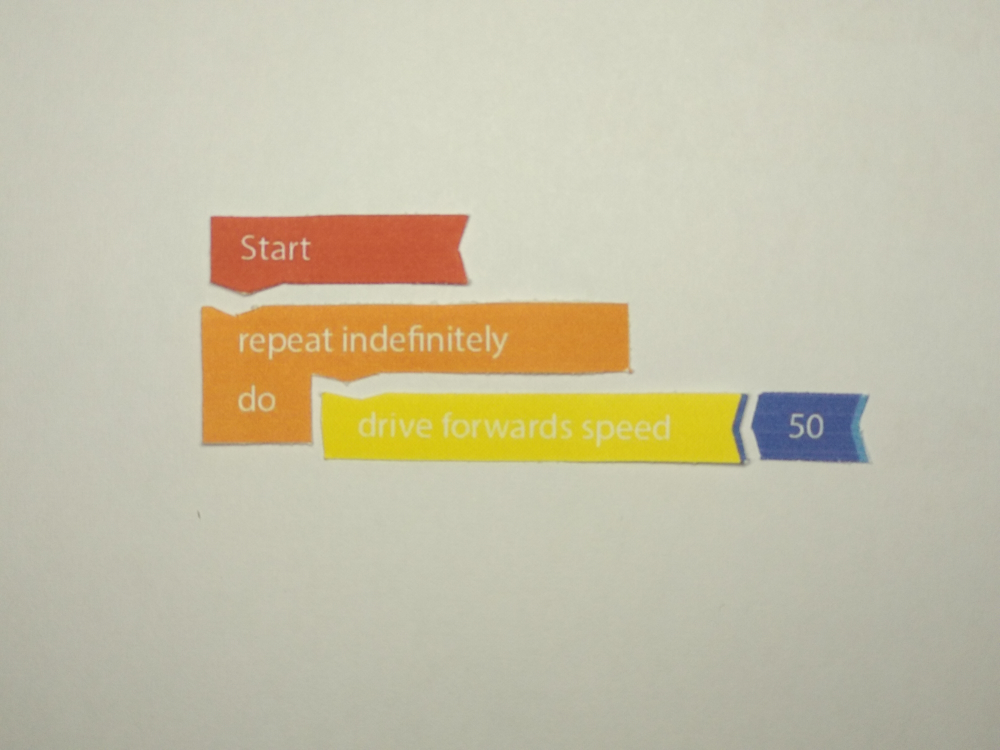
#> input picture test_images/new.jpg, 4000 x 3000 px (shown at 1/4 size)
$ jupyter execute --allow-errors new_blocks_testing.ipynb
#> lines starting #> are read from the running program, lines starting #| are printed output that depends on the picture; after the words box and inside, x2 and y2 are one past the last pixel; in counts of white or black regions, pixels touching at a corner belong together
[cell 1]
import numpy as np
import matplotlib.pyplot as plt
import cv2 as cv
import pytesseract
import os
from PIL import Image
from scipy.ndimage import label
from scipy.ndimage import binary_closing


A = np.array(Image.open('test_images/new.jpg'))
#> A is the input picture: shape (3000, 4000, 3); mean R, G, B 197.4, 191.4, 166.5
A = cv.resize(A, dsize=(800, 600), interpolation=cv.INTER_CUBIC)
#> A: shape (600, 800, 3)
A_gray = cv.cvtColor(A, cv.COLOR_BGR2GRAY)
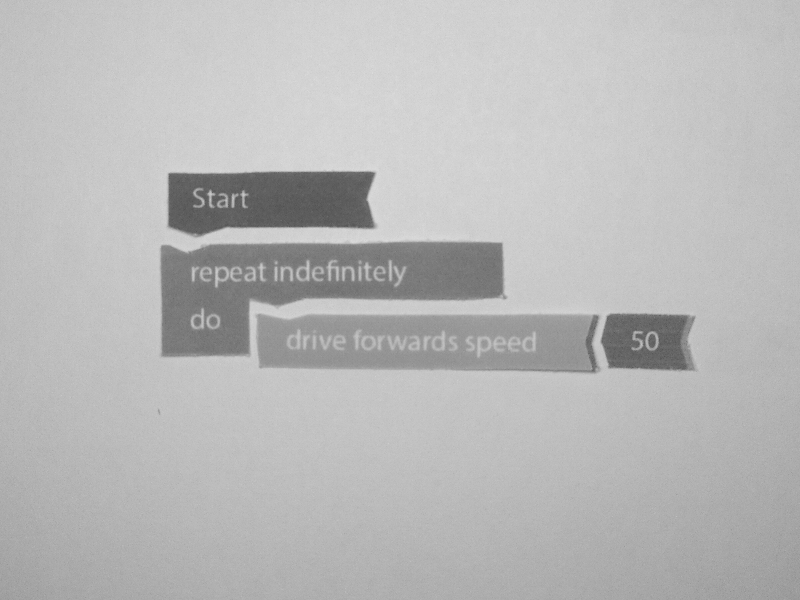
#> A_gray: shape (600, 800); min 81, max 222, mean 184.8
plt.imshow(A_gray)
plt.show()

[cell 2]
ret, A_bin = cv.threshold(A_gray,0,255,cv.THRESH_BINARY+cv.THRESH_OTSU)
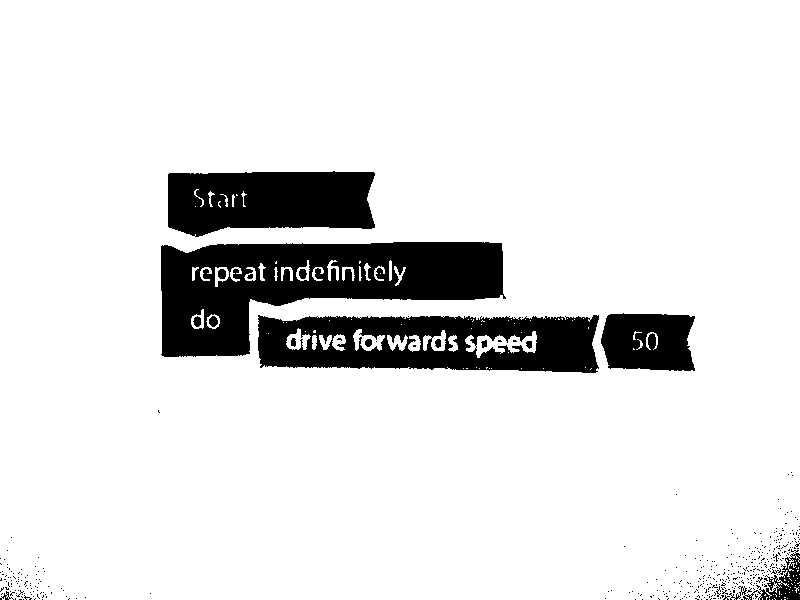
#> A_bin: shape (600, 800); 88.5% white; 425 black regions (409 under 20 px), largest, box (x1, y1, x2, y2) and area: (161, 242, 506, 357) 22168, (258, 315, 599, 373) 14563, (168, 171, 375, 237) 11326
#> ret = 159
A_bin = np.invert(A_bin)
plt.figure(figsize=(15, 5))
plt.imshow(A_bin)
plt.show()

[cell 3]
x = 2
kernel = cv.getStructuringElement(cv.MORPH_RECT,(x,x))
opening = cv.morphologyEx(A_bin, cv.MORPH_OPEN, kernel)
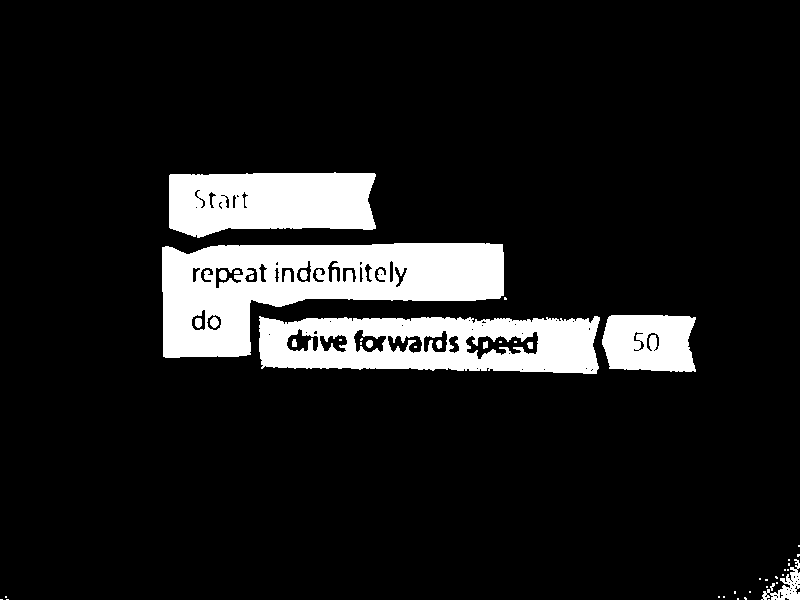
#> opening: shape (600, 800); 11.2% white; 46 white regions (29 under 20 px), largest, box (x1, y1, x2, y2) and area: (162, 243, 504, 358) 22105, (259, 316, 600, 374) 14358, (169, 172, 376, 238) 11322

plt.figure(figsize=(15,5))
plt.imshow(opening)
plt.show()

[cell 4]
def filter_features(binary):
    features_list = label(binary)
    connected_components = features_list[0]
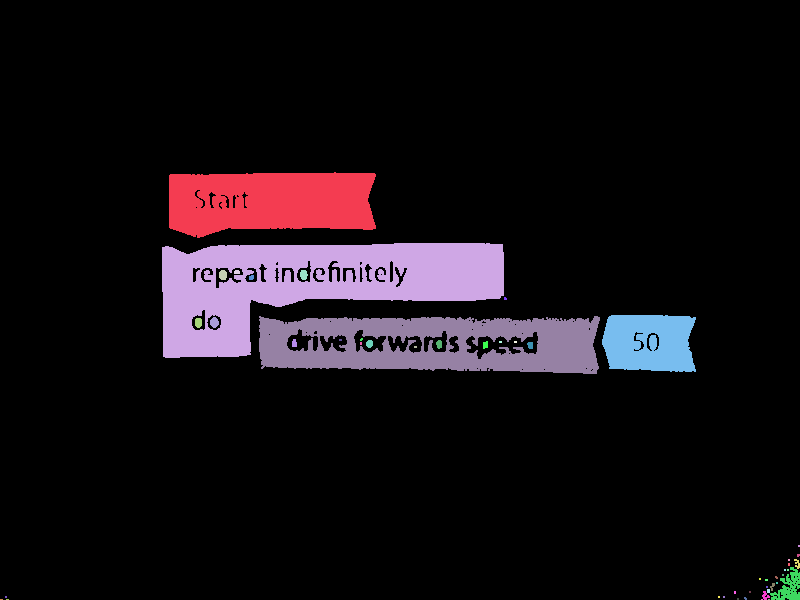
#> connected_components: shape (600, 800) int32; 51 distinct labels, from 0 to 50; one colour per label, 0 black
    processed_result = np.copy(connected_components)
    # remove a feature if it covers over 30% of the image or les than 0.03%
    low_filter = .003*np.prod(connected_components.shape)
#> low_filter = 1440
    high_filter = .3*np.prod(connected_components.shape)
#> high_filter = 144000
    print('Low pixel filter {} High pixel filter {}'.format(low_filter, high_filter))
#| Low pixel filter 1440.0 High pixel filter 144000.0
    print('Initial components: {}'.format(features_list[1]))
#| Initial components: 50
    components = 0
    for feature in range(features_list[1]):
        if((np.count_nonzero(connected_components == feature) < low_filter) or (np.count_nonzero(connected_components == feature) > high_filter)):
            processed_result[connected_components == feature] = 0
            continue
        components += 1
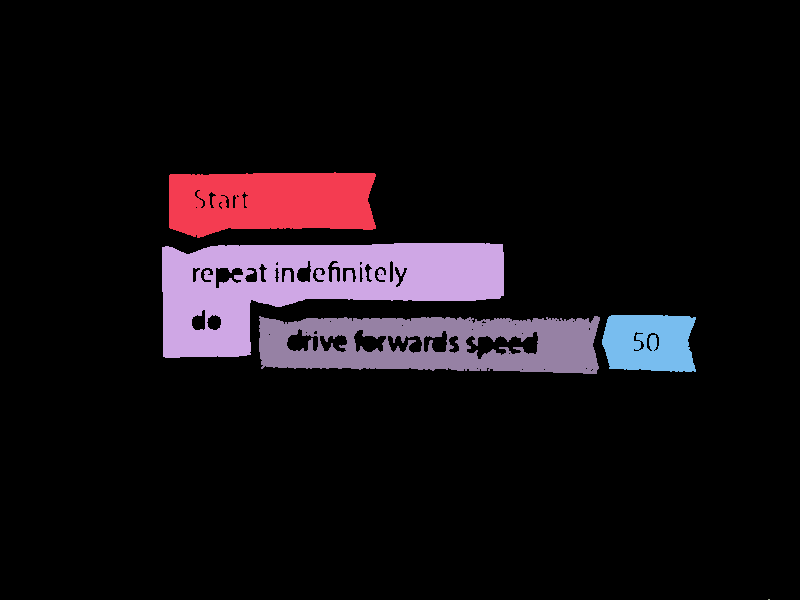
#> processed_result: shape (600, 800) int32; 6 distinct labels, from 0 to 50; one colour per label, 0 black
#> after the loop, components = 4
        #print(np.count_nonzero(css == i))
    print('Number of selected components: {}'.format(components))
#| Number of selected components: 4
    return processed_result, connected_components


res, cc = filter_features(opening)


fig, (ax1, ax2) = plt.subplots(1, 2, figsize=(15, 5))
fig.suptitle('Noise removal result')
ax1.imshow(cc, cmap='gist_stern')
ax2.imshow(res, cmap='gist_stern')
fig.show()

[cell 5]
def fill_letters(segmentation, initial_image):
    low_filter = .003*np.prod(segmentation.shape)
#> low_filter = 1440
    high_filter = .3*np.prod(segmentation.shape)
#> high_filter = 144000
    window_size = 14 # crusial
    res = np.copy(segmentation)
    number = 0
    for part in range(np.max(segmentation)):
        A = (segmentation == part)
        # closing to each block
        B = binary_closing(A, structure=np.ones((window_size ,  window_size)))
        if(np.count_nonzero(B) < low_filter or np.count_nonzero(B) > high_filter):
            continue
        number += 1
        input_masked = np.copy(initial_image)
        input_masked[B == False] = 255

        filename = 'temp/figure_{}.jpg'.format(number)
        fig, (ax1, ax2) = plt.subplots(1, 2, figsize=(10, 4))
        fig.suptitle(filename)
        ax1.imshow(B, cmap='flag')
        ax2.imshow(input_masked, cmap='flag')
        fig.show()
        figure = Image.fromarray(input_masked)
        figure.save(filename)
#> A: shape (600, 800) bool; every value is 0
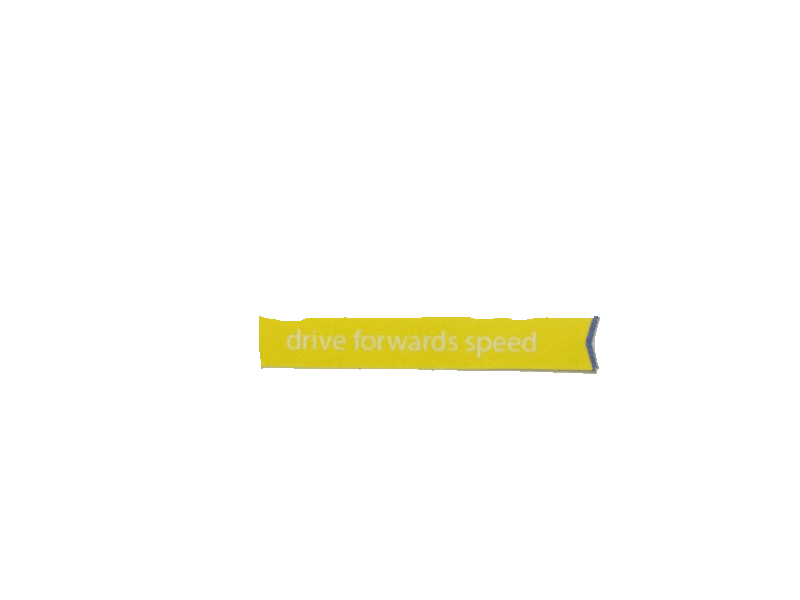
#> figure: PIL image 800x600 RGB; mean R, G, B 253.4, 252.9, 247.4
#> after the loop, number = 4
    return(number)

number = fill_letters(res, A)
#> number = 4
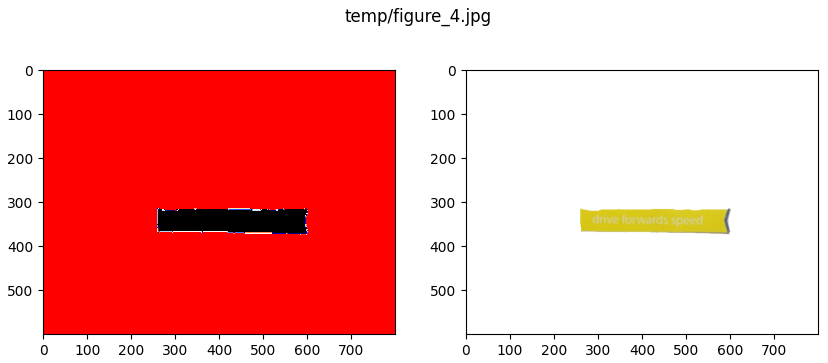
#> figure drawn by matplotlib, 2 panels

[cell 6]
temp_directory = '/home/vasilisp/Desktop/tangibles-recognition/temp/'
pre_guess = 'repeat indefinitely do'
l_threshold = u_threshold = 50
bgr = np.array([195, 72, 97])
lower = np.array([bgr[0]-l_threshold, bgr[1]-l_threshold, bgr[2]-l_threshold])
upper = np.array([bgr[0]+u_threshold, bgr[1]+u_threshold, bgr[2]+u_threshold])
print(lower, upper)
#for i in range(1, number+1):
figure = np.array(Image.open(temp_directory+'figure_1.jpg'))#'figure_'+str(i)+'.jpg'))
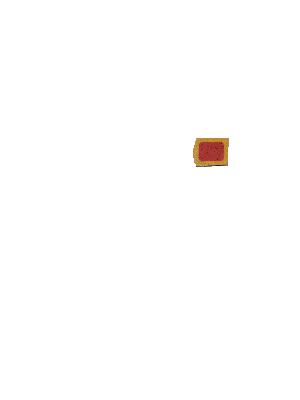
#> input picture temp/figure_1.jpg, 300 x 400 px, found by its file name
#> figure is the input picture: shape (400, 300, 3); mean R, G, B 254.3, 253.7, 253.3

mask = cv.inRange(figure, lower, upper)
#> mask: shape (400, 300); 0.24% white; 16 white regions (14 under 20 px), largest, box (x1, y1, x2, y2) and area: (198, 143, 220, 163) 225, (219, 149, 225, 161) 33
canny = cv.Canny(mask, 50, 200)
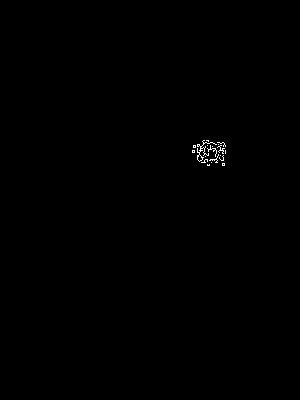
#> canny: shape (400, 300); 0.19% white in thin lines or dots, all inside (x1, y1, x2, y2) = (192, 140, 226, 166)
pts = np.argwhere(canny>0)
#> pts = 232 pairs, first value 140 to 165, second value 192 to 225
y1,x1 = pts.min(axis=0)
#> y1 = 140; x1 = 192
y2,x2 = pts.max(axis=0)
#> y2 = 165; x2 = 225

## crop the region
cropped = mask[y1:y2, x1:x2]
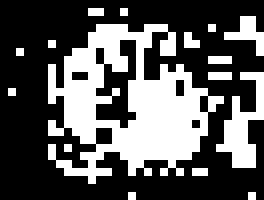
#> cropped: shape (25, 33) (shown 8 times larger); 35.2% white; 16 white regions (14 under 20 px), largest, box (x1, y1, x2, y2) and area: (6, 3, 28, 23) 225, (27, 9, 33, 21) 33

#> (the rest of this cell did not finish here and is left out)
